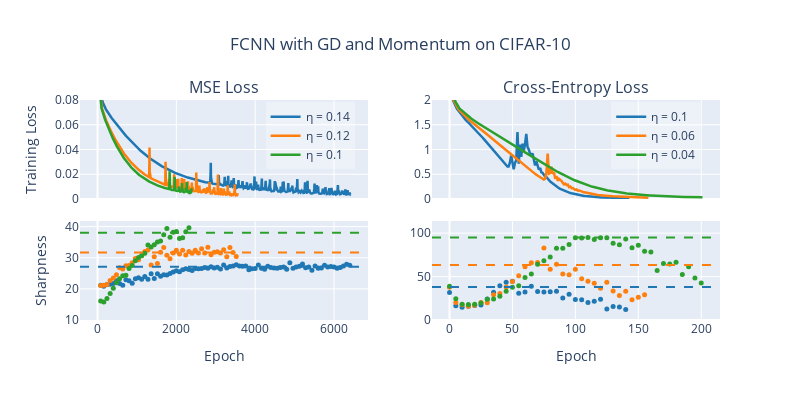

Here is the notebook cell this chart was saved with:
### Code cell
model_ids_mse = [14, 15, 16]
model_ids_ce = [17, 21, 23]
functions.plot_sgdm_fcnn_data(md, out, model_ids_mse, model_ids_ce, save=False)

### Figure 1 — Plotly figure (JSON) as saved in the notebook; plotly's stock layout.template omitted (floating-point values rounded to 4 significant figures; data arrays with more than 128 entries replaced by an {"elided": "..."} marker saying what was removed)
{"data": [{"legend": "legend", "line": {"width": 2.5}, "marker": {"color": "#1F77B4"}, "name": "η = 0.14", "showlegend": true, "type": "scatter", "x": {"elided": "6419 int values"}, "xaxis": "x", "y": {"elided": "8000 float values"}, "yaxis": "y"}, {"marker": {"color": "#1F77B4", "size": 5}, "mode": "markers", "name": "Sharpness of H", "showlegend": false, "type": "scatter", "x": {"elided": "6419 int values"}, "xaxis": "x3", "y": {"elided": "8000 float values"}, "yaxis": "y3"}, {"legend": "legend", "line": {"width": 2.5}, "marker": {"color": "#FF7F0E"}, "name": "η = 0.12", "showlegend": true, "type": "scatter", "x": {"elided": "6419 int values"}, "xaxis": "x", "y": {"elided": "8000 float values"}, "yaxis": "y"}, {"marker": {"color": "#FF7F0E", "size": 5}, "mode": "markers", "name": "Sharpness of H", "showlegend": false, "type": "scatter", "x": {"elided": "6419 int values"}, "xaxis": "x3", "y": {"elided": "8000 float values"}, "yaxis": "y3"}, {"legend": "legend", "line": {"width": 2.5}, "marker": {"color": "#2CA02C"}, "name": "η = 0.1", "showlegend": true, "type": "scatter", "x": {"elided": "6419 int values"}, "xaxis": "x", "y": {"elided": "8000 float values"}, "yaxis": "y"}, {"marker": {"color": "#2CA02C", "size": 5}, "mode": "markers", "name": "Sharpness of H", "showlegend": false, "type": "scatter", "x": {"elided": "6419 int values"}, "xaxis": "x3", "y": {"elided": "8000 float values"}, "yaxis": "y3"}, {"legend": "legend2", "line": {"width": 2.5}, "marker": {"color": "#1F77B4"}, "name": "η = 0.1", "showlegend": true, "type": "scatter", "x": {"elided": "202 int values"}, "xaxis": "x2", "y": {"elided": "500 float values"}, "yaxis": "y2"}, {"marker": {"color": "#1F77B4", "size": 5}, "mode": "markers", "name": "Sharpness of H", "showlegend": false, "type": "scatter", "x": {"elided": "202 int values"}, "xaxis": "x4", "y": {"elided": "500 float values"}, "yaxis": "y4"}, {"legend": "legend2", "line": {"width": 2.5}, "marker": {"color": "#FF7F0E"}, "name": "η = 0.06", "showlegend": true, "type": "scatter", "x": {"elided": "202 int values"}, "xaxis": "x2", "y": {"elided": "500 float values"}, "yaxis": "y2"}, {"marker": {"color": "#FF7F0E", "size": 5}, "mode": "markers", "name": "Sharpness of H", "showlegend": false, "type": "scatter", "x": {"elided": "202 int values"}, "xaxis": "x4", "y": {"elided": "500 float values"}, "yaxis": "y4"}, {"legend": "legend2", "line": {"width": 2.5}, "marker": {"color": "#2CA02C"}, "name": "η = 0.04", "showlegend": true, "type": "scatter", "x": {"elided": "202 int values"}, "xaxis": "x2", "y": {"elided": "500 float values"}, "yaxis": "y2"}, {"marker": {"color": "#2CA02C", "size": 5}, "mode": "markers", "name": "Sharpness of H", "showlegend": false, "type": "scatter", "x": {"elided": "202 int values"}, "xaxis": "x4", "y": {"elided": "500 float values"}, "yaxis": "y4"}], "layout": {"annotations": [{"font": {"size": 16}, "showarrow": false, "text": "MSE Loss", "x": 0.225, "xanchor": "center", "xref": "paper", "y": 1, "yanchor": "bottom", "yref": "paper"}, {"font": {"size": 16}, "showarrow": false, "text": "Cross-Entropy Loss", "x": 0.775, "xanchor": "center", "xref": "paper", "y": 1, "yanchor": "bottom", "yref": "paper"}], "height": 400, "legend": {"bgcolor": "rgba(255, 255, 255, 0.3)", "x": 0.29, "y": 0.99}, "legend2": {"bgcolor": "rgba(255, 255, 255, 0.3)", "x": 0.83, "y": 0.99}, "shapes": [{"line": {"color": "#1F77B4", "dash": "dash"}, "type": "line", "x0": 0, "x1": 1, "xref": "x3 domain", "y0": 27.14, "y1": 27.14, "yref": "y3"}, {"line": {"color": "#FF7F0E", "dash": "dash"}, "type": "line", "x0": 0, "x1": 1, "xref": "x3 domain", "y0": 31.67, "y1": 31.67, "yref": "y3"}, {"line": {"color": "#2CA02C", "dash": "dash"}, "type": "line", "x0": 0, "x1": 1, "xref": "x3 domain", "y0": 38.0, "y1": 38.0, "yref": "y3"}, {"line": {"color": "#1F77B4", "dash": "dash"}, "type": "line", "x0": 0, "x1": 1, "xref": "x4 domain", "y0": 38.0, "y1": 38.0, "yref": "y4"}, {"line": {"color": "#FF7F0E", "dash": "dash"}, "type": "line", "x0": 0, "x1": 1, "xref": "x4 domain", "y0": 63.33, "y1": 63.33, "yref": "y4"}, {"line": {"color": "#2CA02C", "dash": "dash"}, "type": "line", "x0": 0, "x1": 1, "xref": "x4 domain", "y0": 95, "y1": 95, "yref": "y4"}], "title": {"text": "FCNN with GD and Momentum on CIFAR-10", "x": 0.5}, "width": 800, "xaxis": {"anchor": "y", "domain": [0, 0.45], "matches": "x3", "showticklabels": false, "title": {"text": ""}}, "xaxis2": {"anchor": "y2", "domain": [0.55, 1], "matches": "x4", "showticklabels": false, "title": {"text": ""}}, "xaxis3": {"anchor": "y3", "domain": [0, 0.45], "title": {"text": "Epoch"}}, "xaxis4": {"anchor": "y4", "domain": [0.55, 1], "title": {"text": "Epoch"}}, "yaxis": {"anchor": "x", "domain": [0.55, 1], "range": [0, 0.08], "title": {"text": "Training Loss"}}, "yaxis2": {"anchor": "x2", "domain": [0.55, 1], "range": [0, 2], "title": {"text": ""}}, "yaxis3": {"anchor": "x3", "domain": [0, 0.45], "range": [10, 41.8], "title": {"text": "Sharpness"}}, "yaxis4": {"anchor": "x4", "domain": [0, 0.45], "range": [0, 114], "title": {"text": ""}}}}
